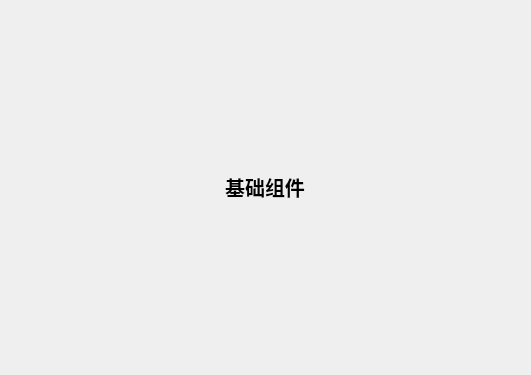
<?xml version="1.0" encoding="UTF-8"?>
<ui version="4.0">
 <class>BasicWidget</class>
 <widget class="QWidget" name="BasicWidget">
  <property name="geometry">
   <rect>
    <x>0</x>
    <y>0</y>
    <width>531</width>
    <height>375</height>
   </rect>
  </property>
  <property name="windowTitle">
   <string>Form</string>
  </property>
  <layout class="QHBoxLayout" name="horizontalLayout">
   <item>
    <widget class="QLabel" name="label">
     <property name="sizePolicy">
      <sizepolicy hsizetype="Fixed" vsizetype="Fixed">
       <horstretch>0</horstretch>
       <verstretch>0</verstretch>
      </sizepolicy>
     </property>
     <property name="font">
      <font>
       <pointsize>15</pointsize>
       <bold>true</bold>
      </font>
     </property>
     <property name="text">
      <string>基础组件</string>
     </property>
     <property name="alignment">
      <set>Qt::AlignCenter</set>
     </property>
    </widget>
   </item>
  </layout>
 </widget>
 <resources/>
 <connections/>
</ui>
